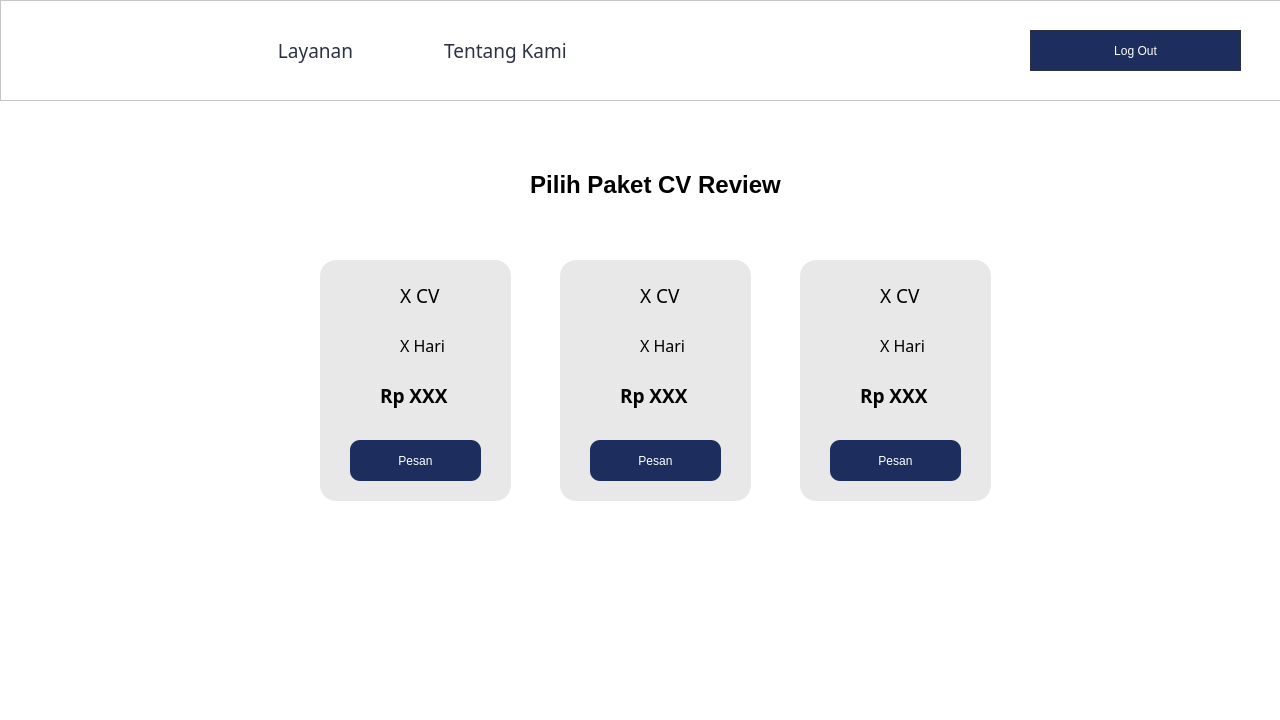
<?xml version="1.0" encoding="UTF-8"?>
<ui version="4.0">
 <class>Dialog</class>
 <widget class="QDialog" name="Dialog">
  <property name="geometry">
   <rect>
    <x>0</x>
    <y>0</y>
    <width>1280</width>
    <height>720</height>
   </rect>
  </property>
  <property name="windowTitle">
   <string>Dialog</string>
  </property>
  <property name="styleSheet">
   <string notr="true">background-color: rgb(255, 255, 255);</string>
  </property>
  <widget class="QLabel" name="label">
   <property name="geometry">
    <rect>
     <x>510</x>
     <y>170</y>
     <width>291</width>
     <height>31</height>
    </rect>
   </property>
   <property name="styleSheet">
    <string notr="true">font: 81 16pt &quot;Mulish ExtraBold&quot;;</string>
   </property>
   <property name="text">
    <string>&lt;html&gt;&lt;head/&gt;&lt;body&gt;&lt;p align=&quot;center&quot;&gt;&lt;span style=&quot; font-size:18pt; font-weight:600;&quot;&gt;Pilih Paket CV Review&lt;/span&gt;&lt;/p&gt;&lt;/body&gt;&lt;/html&gt;</string>
   </property>
  </widget>
  <widget class="QFrame" name="Paket1">
   <property name="geometry">
    <rect>
     <x>320</x>
     <y>260</y>
     <width>191</width>
     <height>241</height>
    </rect>
   </property>
   <property name="styleSheet">
    <string notr="true">background-color: rgb(232, 232, 232);
border-radius: 16px;</string>
   </property>
   <property name="frameShape">
    <enum>QFrame::StyledPanel</enum>
   </property>
   <property name="frameShadow">
    <enum>QFrame::Raised</enum>
   </property>
   <widget class="QLabel" name="jmlCV">
    <property name="geometry">
     <rect>
      <x>80</x>
      <y>20</y>
      <width>51</width>
      <height>31</height>
     </rect>
    </property>
    <property name="font">
     <font>
      <family>Mulish Black</family>
      <pointsize>14</pointsize>
      <weight>10</weight>
      <italic>false</italic>
      <bold>false</bold>
     </font>
    </property>
    <property name="styleSheet">
     <string notr="true">font: 87 14pt &quot;Mulish Black&quot;;</string>
    </property>
    <property name="text">
     <string>&lt;html&gt;&lt;head/&gt;&lt;body&gt;&lt;p&gt;X CV&lt;/p&gt;&lt;/body&gt;&lt;/html&gt;</string>
    </property>
   </widget>
   <widget class="QLabel" name="jmlHari">
    <property name="geometry">
     <rect>
      <x>80</x>
      <y>70</y>
      <width>51</width>
      <height>31</height>
     </rect>
    </property>
    <property name="font">
     <font>
      <family>Mulish</family>
      <pointsize>12</pointsize>
      <weight>50</weight>
      <italic>false</italic>
      <bold>false</bold>
     </font>
    </property>
    <property name="styleSheet">
     <string notr="true">font: 12pt &quot;Mulish&quot;;</string>
    </property>
    <property name="text">
     <string>&lt;html&gt;&lt;head/&gt;&lt;body&gt;&lt;p&gt;X Hari&lt;/p&gt;&lt;/body&gt;&lt;/html&gt;</string>
    </property>
   </widget>
   <widget class="QPushButton" name="PesanPaket1">
    <property name="geometry">
     <rect>
      <x>30</x>
      <y>180</y>
      <width>131</width>
      <height>41</height>
     </rect>
    </property>
    <property name="cursor">
     <cursorShape>PointingHandCursor</cursorShape>
    </property>
    <property name="styleSheet">
     <string notr="true">font: 81 12pt &quot;Mulish ExtraBold&quot;;
color: white;
background-color: rgb(29, 45, 94);
border-radius: 10px</string>
    </property>
    <property name="text">
     <string>Pesan</string>
    </property>
   </widget>
   <widget class="QLabel" name="harga">
    <property name="geometry">
     <rect>
      <x>60</x>
      <y>120</y>
      <width>91</width>
      <height>31</height>
     </rect>
    </property>
    <property name="font">
     <font>
      <family>Mulish</family>
      <pointsize>12</pointsize>
      <weight>75</weight>
      <bold>true</bold>
     </font>
    </property>
    <property name="text">
     <string>&lt;html&gt;&lt;head/&gt;&lt;body&gt;&lt;p&gt;&lt;span style=&quot; font-size:14pt;&quot;&gt;Rp XXX&lt;/span&gt;&lt;/p&gt;&lt;/body&gt;&lt;/html&gt;</string>
    </property>
   </widget>
  </widget>
  <widget class="QFrame" name="Paket2">
   <property name="geometry">
    <rect>
     <x>560</x>
     <y>260</y>
     <width>191</width>
     <height>241</height>
    </rect>
   </property>
   <property name="styleSheet">
    <string notr="true">background-color: rgb(232, 232, 232);
border-radius: 16px;</string>
   </property>
   <property name="frameShape">
    <enum>QFrame::StyledPanel</enum>
   </property>
   <property name="frameShadow">
    <enum>QFrame::Raised</enum>
   </property>
   <widget class="QLabel" name="jmlCV_2">
    <property name="geometry">
     <rect>
      <x>80</x>
      <y>20</y>
      <width>51</width>
      <height>31</height>
     </rect>
    </property>
    <property name="font">
     <font>
      <family>Mulish Black</family>
      <pointsize>14</pointsize>
      <weight>10</weight>
      <italic>false</italic>
      <bold>false</bold>
     </font>
    </property>
    <property name="styleSheet">
     <string notr="true">font: 87 14pt &quot;Mulish Black&quot;;</string>
    </property>
    <property name="text">
     <string>&lt;html&gt;&lt;head/&gt;&lt;body&gt;&lt;p&gt;X CV&lt;/p&gt;&lt;/body&gt;&lt;/html&gt;</string>
    </property>
   </widget>
   <widget class="QLabel" name="jmlHari_2">
    <property name="geometry">
     <rect>
      <x>80</x>
      <y>70</y>
      <width>51</width>
      <height>31</height>
     </rect>
    </property>
    <property name="font">
     <font>
      <family>Mulish</family>
      <pointsize>12</pointsize>
      <weight>50</weight>
      <italic>false</italic>
      <bold>false</bold>
     </font>
    </property>
    <property name="styleSheet">
     <string notr="true">font: 12pt &quot;Mulish&quot;;</string>
    </property>
    <property name="text">
     <string>&lt;html&gt;&lt;head/&gt;&lt;body&gt;&lt;p&gt;X Hari&lt;/p&gt;&lt;/body&gt;&lt;/html&gt;</string>
    </property>
   </widget>
   <widget class="QPushButton" name="PesanPaket2">
    <property name="geometry">
     <rect>
      <x>30</x>
      <y>180</y>
      <width>131</width>
      <height>41</height>
     </rect>
    </property>
    <property name="cursor">
     <cursorShape>PointingHandCursor</cursorShape>
    </property>
    <property name="styleSheet">
     <string notr="true">font: 81 12pt &quot;Mulish ExtraBold&quot;;
color: white;
background-color: rgb(29, 45, 94);
border-radius: 10px</string>
    </property>
    <property name="text">
     <string>Pesan</string>
    </property>
   </widget>
   <widget class="QLabel" name="harga_2">
    <property name="geometry">
     <rect>
      <x>60</x>
      <y>120</y>
      <width>91</width>
      <height>31</height>
     </rect>
    </property>
    <property name="font">
     <font>
      <family>Mulish</family>
      <pointsize>12</pointsize>
      <weight>75</weight>
      <bold>true</bold>
     </font>
    </property>
    <property name="text">
     <string>&lt;html&gt;&lt;head/&gt;&lt;body&gt;&lt;p&gt;&lt;span style=&quot; font-size:14pt;&quot;&gt;Rp XXX&lt;/span&gt;&lt;/p&gt;&lt;/body&gt;&lt;/html&gt;</string>
    </property>
   </widget>
  </widget>
  <widget class="QFrame" name="Paket3">
   <property name="geometry">
    <rect>
     <x>800</x>
     <y>260</y>
     <width>191</width>
     <height>241</height>
    </rect>
   </property>
   <property name="styleSheet">
    <string notr="true">background-color: rgb(232, 232, 232);
border-radius: 16px;</string>
   </property>
   <property name="frameShape">
    <enum>QFrame::StyledPanel</enum>
   </property>
   <property name="frameShadow">
    <enum>QFrame::Raised</enum>
   </property>
   <widget class="QLabel" name="jmlCV_3">
    <property name="geometry">
     <rect>
      <x>80</x>
      <y>20</y>
      <width>51</width>
      <height>31</height>
     </rect>
    </property>
    <property name="font">
     <font>
      <family>Mulish Black</family>
      <pointsize>14</pointsize>
      <weight>10</weight>
      <italic>false</italic>
      <bold>false</bold>
     </font>
    </property>
    <property name="styleSheet">
     <string notr="true">font: 87 14pt &quot;Mulish Black&quot;;</string>
    </property>
    <property name="text">
     <string>&lt;html&gt;&lt;head/&gt;&lt;body&gt;&lt;p&gt;X CV&lt;/p&gt;&lt;/body&gt;&lt;/html&gt;</string>
    </property>
   </widget>
   <widget class="QLabel" name="jmlHari_3">
    <property name="geometry">
     <rect>
      <x>80</x>
      <y>70</y>
      <width>51</width>
      <height>31</height>
     </rect>
    </property>
    <property name="font">
     <font>
      <family>Mulish</family>
      <pointsize>12</pointsize>
      <weight>50</weight>
      <italic>false</italic>
      <bold>false</bold>
     </font>
    </property>
    <property name="styleSheet">
     <string notr="true">font: 12pt &quot;Mulish&quot;;</string>
    </property>
    <property name="text">
     <string>&lt;html&gt;&lt;head/&gt;&lt;body&gt;&lt;p&gt;X Hari&lt;/p&gt;&lt;/body&gt;&lt;/html&gt;</string>
    </property>
   </widget>
   <widget class="QPushButton" name="PesanPaket3">
    <property name="geometry">
     <rect>
      <x>30</x>
      <y>180</y>
      <width>131</width>
      <height>41</height>
     </rect>
    </property>
    <property name="cursor">
     <cursorShape>PointingHandCursor</cursorShape>
    </property>
    <property name="styleSheet">
     <string notr="true">font: 81 12pt &quot;Mulish ExtraBold&quot;;
color: white;
background-color: rgb(29, 45, 94);
border-radius: 10px</string>
    </property>
    <property name="text">
     <string>Pesan</string>
    </property>
   </widget>
   <widget class="QLabel" name="harga_3">
    <property name="geometry">
     <rect>
      <x>60</x>
      <y>120</y>
      <width>91</width>
      <height>31</height>
     </rect>
    </property>
    <property name="font">
     <font>
      <family>Mulish</family>
      <pointsize>12</pointsize>
      <weight>75</weight>
      <bold>true</bold>
     </font>
    </property>
    <property name="text">
     <string>&lt;html&gt;&lt;head/&gt;&lt;body&gt;&lt;p&gt;&lt;span style=&quot; font-size:14pt;&quot;&gt;Rp XXX&lt;/span&gt;&lt;/p&gt;&lt;/body&gt;&lt;/html&gt;</string>
    </property>
   </widget>
  </widget>
  <widget class="QFrame" name="frame">
   <property name="geometry">
    <rect>
     <x>0</x>
     <y>0</y>
     <width>1281</width>
     <height>101</height>
    </rect>
   </property>
   <property name="styleSheet">
    <string notr="true">background: #FFFFFF;</string>
   </property>
   <property name="frameShape">
    <enum>QFrame::StyledPanel</enum>
   </property>
   <property name="frameShadow">
    <enum>QFrame::Raised</enum>
   </property>
   <widget class="QPushButton" name="logoutbutton">
    <property name="geometry">
     <rect>
      <x>1030</x>
      <y>30</y>
      <width>211</width>
      <height>41</height>
     </rect>
    </property>
    <property name="styleSheet">
     <string notr="true">QPushButton{ 
	background-color: #1D2D5E; color:#FFFFFF;
	font: 15pt &quot;Mulish&quot;;
	border-radius: 13.25760269165039px;
	border: 1.4px solid #2B3242;
}

 QPushButton:hover {
	background-color: #4A577E; color:#fff;
	border: 1.4px solid #2B3242;
 }</string>
    </property>
    <property name="text">
     <string>Log Out</string>
    </property>
   </widget>
   <widget class="QPushButton" name="aboutmebutton">
    <property name="geometry">
     <rect>
      <x>420</x>
      <y>30</y>
      <width>171</width>
      <height>41</height>
     </rect>
    </property>
    <property name="font">
     <font>
      <family>Mulish</family>
      <pointsize>14</pointsize>
      <weight>50</weight>
      <italic>false</italic>
      <bold>false</bold>
     </font>
    </property>
    <property name="styleSheet">
     <string notr="true">color:#000000;
color: #2B3242;
font: 14pt &quot;Mulish&quot;;
Border: 0px;</string>
    </property>
    <property name="text">
     <string>Tentang Kami</string>
    </property>
   </widget>
   <widget class="QPushButton" name="layananbutton_4">
    <property name="geometry">
     <rect>
      <x>230</x>
      <y>30</y>
      <width>171</width>
      <height>41</height>
     </rect>
    </property>
    <property name="font">
     <font>
      <family>Mulish</family>
      <pointsize>14</pointsize>
      <weight>50</weight>
      <italic>false</italic>
      <bold>false</bold>
     </font>
    </property>
    <property name="styleSheet">
     <string notr="true">color:#000000;
color: #2B3242;
font: 14pt &quot;Mulish&quot;;
Border: 0px;</string>
    </property>
    <property name="text">
     <string>Layanan</string>
    </property>
   </widget>
   <widget class="QLabel" name="label_2">
    <property name="geometry">
     <rect>
      <x>50</x>
      <y>30</y>
      <width>141</width>
      <height>41</height>
     </rect>
    </property>
    <property name="text">
     <string/>
    </property>
    <property name="pixmap">
     <pixmap>img/logo aksel.png</pixmap>
    </property>
    <property name="scaledContents">
     <bool>true</bool>
    </property>
   </widget>
  </widget>
 </widget>
 <resources/>
 <connections/>
</ui>
